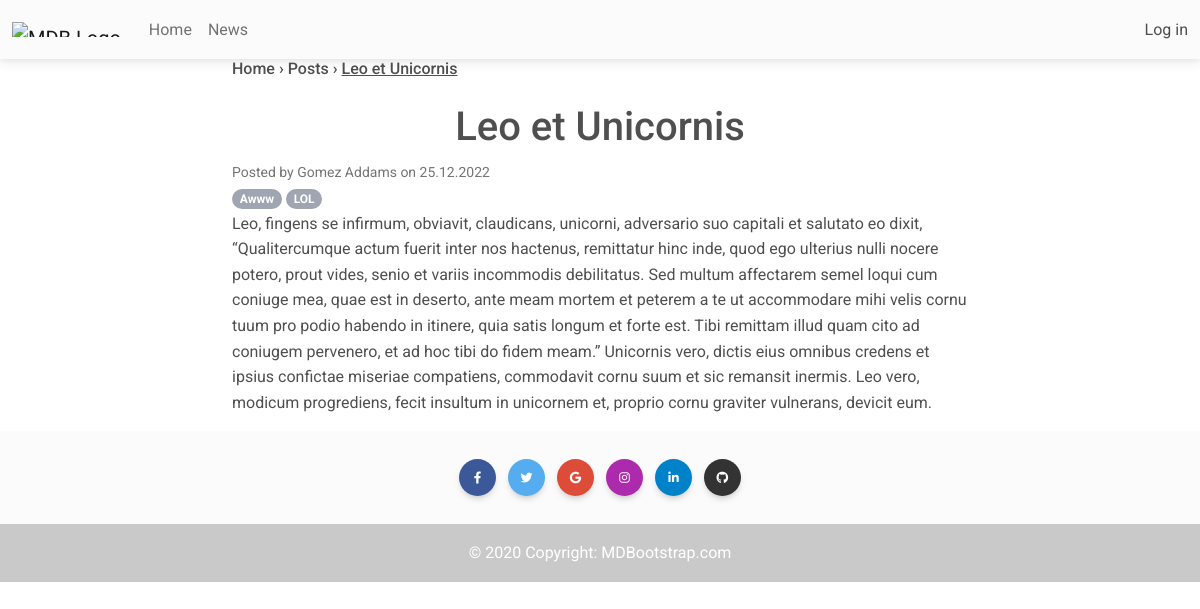
Page /news/2 on the earlier database version.
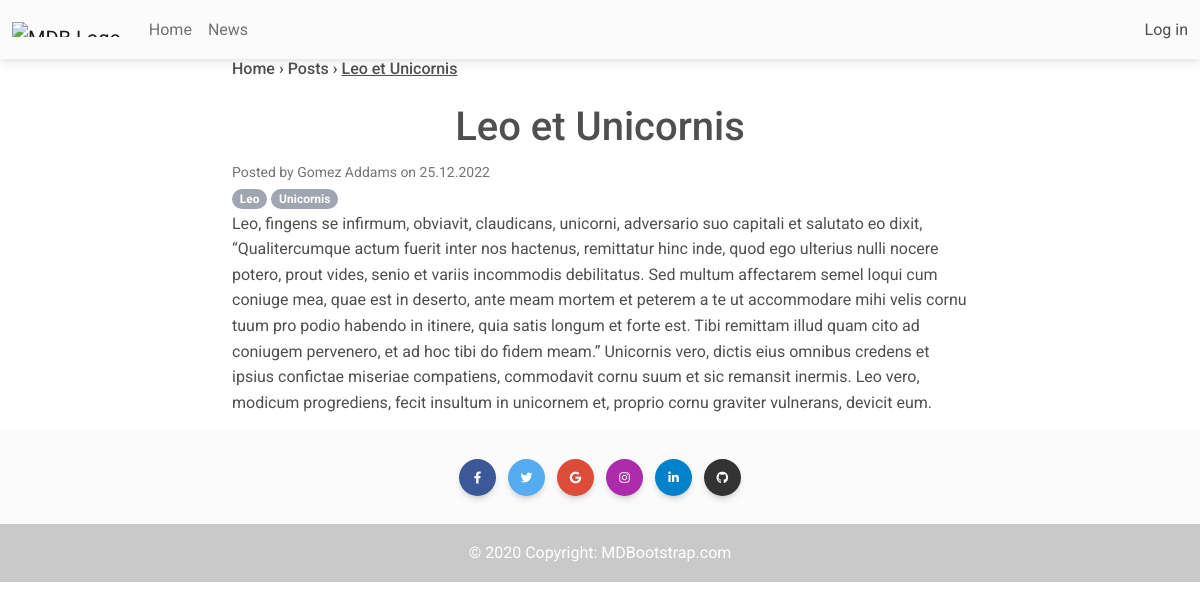
Same page on the later database version.
### news/models.py (models this page shows)
class Category(models.Model):
    name = models.CharField(max_length=255, unique=True)
    def __str__(self):
        return f'{self.name}'

### news/views.py (the view)
# urls.py: path('<int:pk>', PostDetail.as_view()),
class PostDetail(DetailView):
    model = Post
    template_name = 'post.html'
    context_object_name = 'post'

### news/models.py (called while the page is built)
    def __str__(self):
        return f'{self.user.get_full_name() or self.user}'

### news/templatetags/custom_filters.py (called while the page is built)
@register.filter()
def censor(text: str) -> str:
    if not isinstance(text, str):
        raise TypeError('Censor input must be a string')
    for word in CENSOR_LIST:
        text = re.sub(r"\b" + f"({word[0]}){word[1:]}" + r"\b",
                      lambda x, w=word: (w[0].upper() if x.group(1).isupper() else w[0]) + f"{'*' * (len(w) - 1)}",
                      text,
                      flags=re.IGNORECASE)
    return text

### templates/post.html (shortened to what this page needs)
{% extends 'flatpages/default.html' %}
{% load custom_filters %}
{% block breadcrumbs %}
<nav class="d-flex">
  <h6 class="mb-0">
    <a href="/" class="text-reset">Home</a>
    <span>&rsaquo;</span>
    <a href="/news" class="text-reset">Posts</a>
    <span>&rsaquo;</span>
    <a href="#" class="text-reset"><u>{{ post.title|censor }}</u></a>
  </h6>
</nav>
<br>
{% endblock breadcrumbs %}
{% block content %}
<h1 class="text-center">{{ post.title|censor }}</h1>
<small class="text-muted">Posted by {{ post.author }} on {{ post.created|date:'d.m.Y' }}</small>
<div>
  {% for category in post.category.all %}
  <span class="badge rounded-pill bg-secondary">{{ category }}</span>
  {% endfor %}
</div>
<p>{{ post.text|censor }}</p>
{% endblock content %}

Differences in the rows shown:
no longer on this page (row edited): Category: name "Awww"
no longer on this page (row edited): Category: name "LOL"
added Category: name "Leo"
added Category: name "Unicornis"
